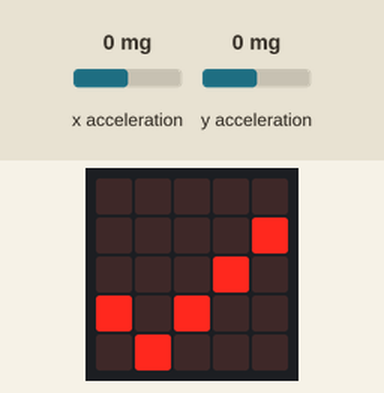
Simulated run of this program. Board: BBC micro:bit (MakeCode). On the bench: the board's 5×5 LED display. The test bench sets the inputs (shaded band); at power-on: x acceleration 0 mg, y acceleration 0 mg.

Above: at 1.8 s.
1.9 s: x acceleration set to -188 mg
3.6 s: x acceleration set to -209 mg
At 4.6 s:
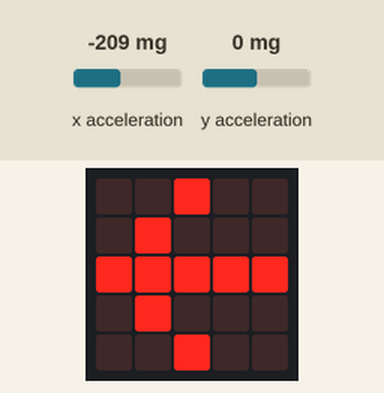
5.2 s: y acceleration set to -188 mg
6.7 s: y acceleration set to -215 mg
At 8.0 s:
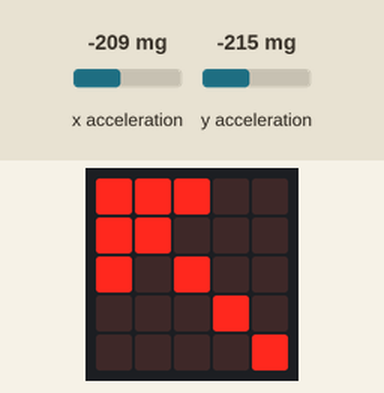
8.3 s: x acceleration set to 0 mg
At 9.4 s:
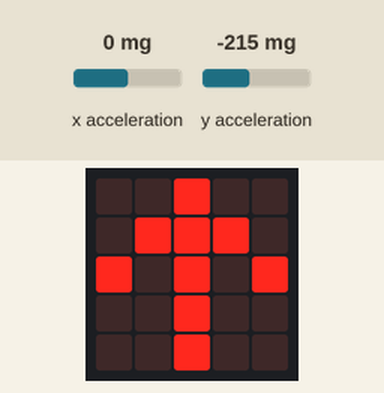
10.1 s: y acceleration set to 750 mg
At 11.9 s:
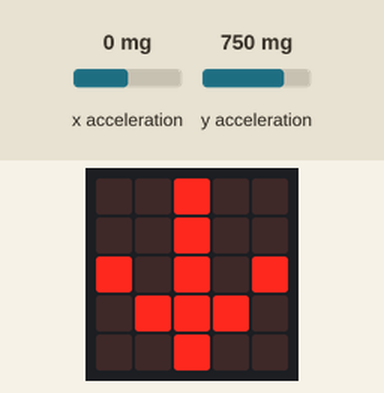
Timing chart, 0 to 13.0 s (numbered marks = the images above; inputs shaded):
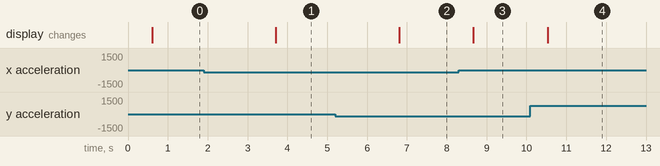

The program:

main.ts
```typescript
basic.showIcon(IconNames.Angry)
basic.forever(function () {
    if (input.acceleration(Dimension.Y) < -200) {
        if (input.acceleration(Dimension.X) < -200) {
            basic.showArrow(ArrowNames.NorthWest)
        } else if (input.acceleration(Dimension.X) > 200) {
            basic.showArrow(ArrowNames.NorthEast)
        } else {
            basic.showArrow(ArrowNames.North)
        }
    } else if (input.acceleration(Dimension.Y) > 200) {
        if (input.acceleration(Dimension.X) < -200) {
            basic.showArrow(ArrowNames.SouthWest)
        } else if (input.acceleration(Dimension.X) > 200) {
            basic.showArrow(ArrowNames.SouthEast)
        } else {
            basic.showArrow(ArrowNames.South)
        }
    } else {
        if (input.acceleration(Dimension.X) < -200) {
            basic.showArrow(ArrowNames.West)
        } else if (input.acceleration(Dimension.X) > 200) {
            basic.showArrow(ArrowNames.East)
        } else {
            basic.showIcon(IconNames.Yes)
        }
    }
})
```

test.ts
```typescript
// les tests vont ici ; cela ne sera pas compilé si ce paquet est utilisé en tant qu'extension.
```

Measured:
- the behaviour switches between -200 and -201 mg on x acceleration (found by bisection; images 0 and 1)
- the behaviour switches between -200 and -201 mg on y acceleration (found by bisection; images 1 and 2)
- after the input at 1.9 s, every drawn part: stays the same
- after the input at 3.6 s, the display: changes after 0.11 s (image 1)
- after the input at 5.2 s, every drawn part: stays the same
- after the input at 6.7 s, the display: changes after 0.11 s (image 2)
- after the input at 8.3 s, the display: changes after 0.37 s (image 3)
- after the input at 10.1 s, the display: changes after 0.43 s (image 4)
